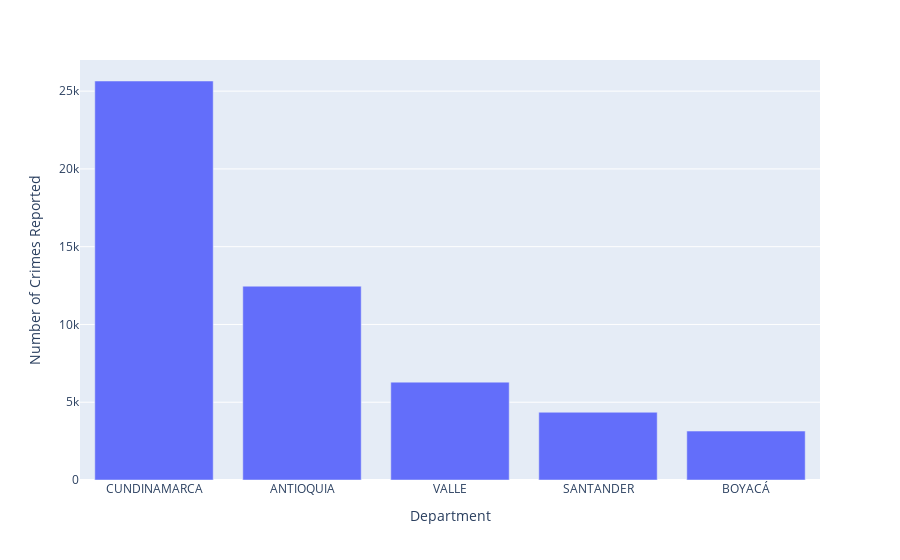

The cell this chart's notebook holds for it:
### Code cell
fig = px.bar(department_counts.iloc[:5], x="Department", y="Number of Crimes Reported")
fig.show()

### Figure 1 — Plotly figure (JSON) as saved in the notebook; plotly's stock layout.template omitted (floating-point values rounded to 4 significant figures)
{"data": [{"alignmentgroup": "True", "hovertemplate": "Department=%{x}<br>Number of Crimes Reported=%{y}<extra></extra>", "legendgroup": "", "marker": {"color": "#636efa", "pattern": {"shape": ""}}, "name": "", "offsetgroup": "", "orientation": "v", "showlegend": false, "textposition": "auto", "type": "bar", "x": ["CUNDINAMARCA", "ANTIOQUIA", "VALLE", "SANTANDER", "BOYACÁ"], "xaxis": "x", "y": [25652, 12461, 6292, 4355, 3146], "yaxis": "y"}], "layout": {"autosize": true, "barmode": "relative", "legend": {"tracegroupgap": 0}, "margin": {"t": 60}, "xaxis": {"anchor": "y", "autorange": true, "domain": [0, 1], "range": [-0.5, 4.5], "title": {"text": "Department"}, "type": "category"}, "yaxis": {"anchor": "x", "autorange": true, "domain": [0, 1], "range": [0, 27000.0], "title": {"text": "Number of Crimes Reported"}, "type": "linear"}}}
